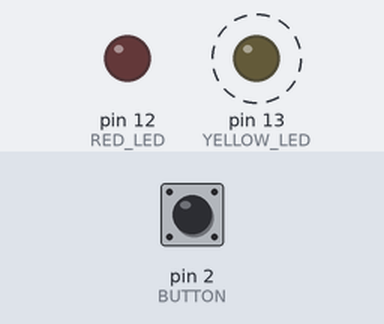
The sketch below on a simulated Arduino Uno, built with avr-gcc and run on an emulated ATmega328P. Shown: output pins drawn as LEDs (lit = HIGH). Dashed ring = blinking. The inputs (shaded band) are chosen by the test bench; at power-on: pin 2 (BUTTON) HIGH.

Above: at 1.2 s.
1.3 s: pin 2 (BUTTON) pulled LOW for 0.15 s
At 1.37 s:
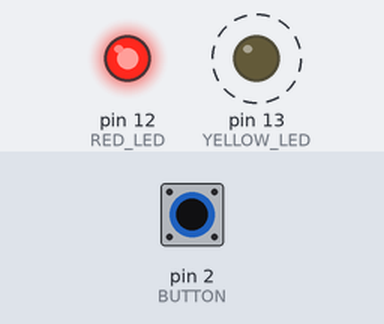
4.3 s: pin 2 (BUTTON) pulled LOW for 1 s
At 6.8 s:
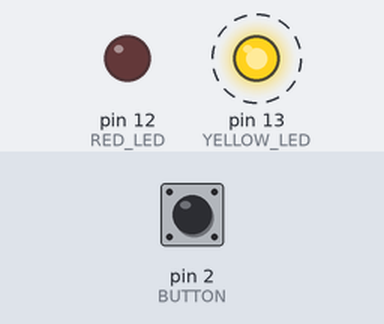
7.3 s: pin 2 (BUTTON) pulled LOW for 3.2 s
At 8.3 s:
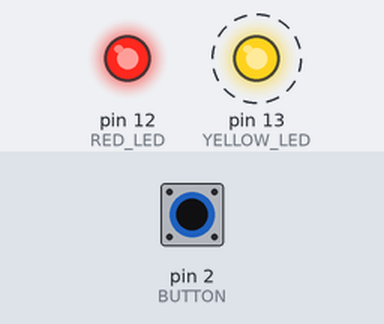
Timing chart, 0 to 18.0 s (numbered marks = the images above; inputs shaded):
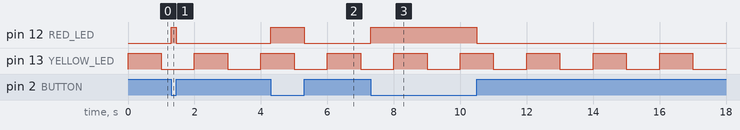

The sketch:

22.ino
```cpp
#define RED_LED 12
#define YELLOW_LED 13
#define BUTTON 2
void setup() {
  pinMode(RED_LED, OUTPUT);
  pinMode(YELLOW_LED, OUTPUT);
  pinMode(BUTTON, INPUT_PULLUP);
  attachInterrupt(digitalPinToInterrupt(BUTTON), control_led, CHANGE);
}
void loop() {
  digitalWrite(YELLOW_LED, HIGH);
  delay(1000);
  digitalWrite(YELLOW_LED, LOW);
  delay(1000);
}
void control_led()
{
  int button_state = digitalRead(BUTTON);
  if (button_state == LOW)
  {
    digitalWrite(RED_LED, HIGH);
  }
  else
  {
    digitalWrite(RED_LED, LOW);
  }
}
```

Measured:
- after the input at 1.3 s, pin 12 (RED_LED): LOW → HIGH at once, → LOW 0.15 s later
- after the input at 4.3 s, pin 12 (RED_LED): LOW → HIGH at once, → LOW 1.0 s later
- after the input at 7.3 s, pin 12 (RED_LED): LOW → HIGH at once, → LOW 3.2 s later
- by itself, pin 13 (YELLOW_LED): alternates HIGH for 1.0 s and LOW for 1.0 s
